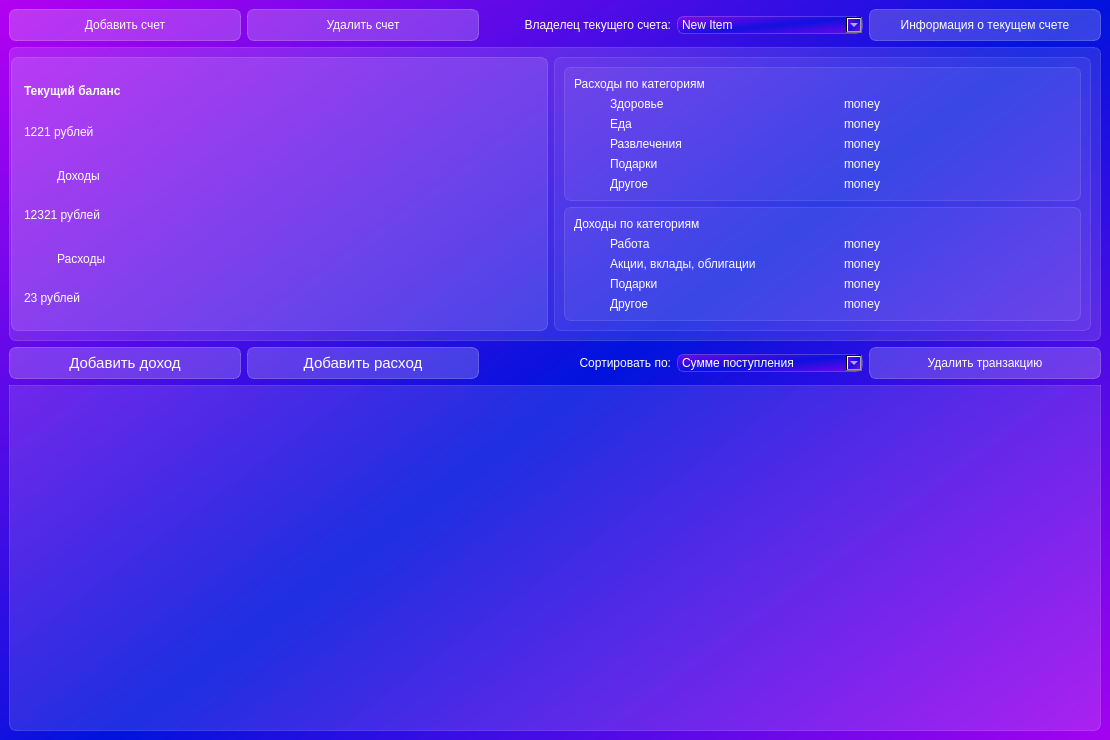
<?xml version="1.0" encoding="UTF-8"?>
<ui version="4.0">
 <class>MainWindow</class>
 <widget class="QMainWindow" name="MainWindow">
  <property name="geometry">
   <rect>
    <x>0</x>
    <y>0</y>
    <width>1110</width>
    <height>740</height>
   </rect>
  </property>
  <property name="windowTitle">
   <string>WalletWise: Family Finance Tracker</string>
  </property>
  <property name="styleSheet">
   <string notr="true">background-color: qlineargradient(spread:reflect, x1:0.549682, y1:0.494, x2:0, y2:0, stop:0 rgba(0, 18, 221, 216), stop:1 rgba(179, 0, 241, 216));
font: 10pt &quot;Bahnschrift SemiLight&quot;;
</string>
  </property>
  <widget class="QWidget" name="centralwidget">
   <layout class="QVBoxLayout" name="verticalLayout_3">
    <item>
     <layout class="QHBoxLayout" name="horizontalLayout_4">
      <item>
       <widget class="QPushButton" name="addBankAccButton">
        <property name="styleSheet">
         <string notr="true">QPushButton {
font: 11pt &quot;MS Shell Dlg 2&quot;;
color: rgb(255, 255, 255);
background-color: rgba(255, 255, 255, 50);
border: 1px solid rgba(255, 255, 255, 60);
border-radius: 7px;
width: 230px;
height: 30px;
}
QPushButton:hover{
background-color: rgba(255, 255, 255, 70);
}

QPushButton:pressed{
background-color: rgba(255, 255, 255, 80);
}</string>
        </property>
        <property name="text">
         <string>Добавить счет</string>
        </property>
       </widget>
      </item>
      <item>
       <widget class="QPushButton" name="delBankAccButton">
        <property name="styleSheet">
         <string notr="true">QPushButton {
font: 11pt &quot;MS Shell Dlg 2&quot;;
color: rgb(255, 255, 255);
background-color: rgba(255, 255, 255, 50);
border: 1px solid rgba(255, 255, 255, 60);
border-radius: 7px;
width: 230px;
height: 30px;
}
QPushButton:hover{
background-color: rgba(255, 255, 255, 70);
}

QPushButton:pressed{
background-color: rgba(255, 255, 255, 80);
}</string>
        </property>
        <property name="text">
         <string>Удалить счет</string>
        </property>
       </widget>
      </item>
      <item>
       <widget class="QLabel" name="label_22">
        <property name="styleSheet">
         <string notr="true">color: rgb(255, 255, 255);
font: 75 14pt &quot;MS Shell Dlg 2&quot;;
background-color: none;
border: none;</string>
        </property>
        <property name="text">
         <string>Владелец текущего счета:</string>
        </property>
        <property name="alignment">
         <set>Qt::AlignRight|Qt::AlignTrailing|Qt::AlignVCenter</set>
        </property>
       </widget>
      </item>
      <item>
       <widget class="QComboBox" name="changePersonComboBox">
        <property name="styleSheet">
         <string notr="true">
QComboBox {
color: rgb(255, 255, 255);
background-color: qlineargradient(spread:reflect, x1:0.549682, y1:0.494, x2:0, y2:0, stop:0 rgba(0, 18, 221, 150), stop:1 rgba(179, 0, 241, 150));;
border: 1px solid rgba(255, 255, 255, 50);
border-radius: 7px;
	font: 14pt &quot;MS Shell Dlg 2&quot;;
}
</string>
        </property>
        <item>
         <property name="text">
          <string>New Item</string>
         </property>
        </item>
       </widget>
      </item>
      <item>
       <widget class="QPushButton" name="infoBankAccButton">
        <property name="styleSheet">
         <string notr="true">QPushButton {
font: 11pt &quot;MS Shell Dlg 2&quot;;
color: rgb(255, 255, 255);
background-color: rgba(255, 255, 255, 50);
border: 1px solid rgba(255, 255, 255, 60);
border-radius: 7px;
width: 230px;
height: 30px;
}
QPushButton:hover{
background-color: rgba(255, 255, 255, 70);
}

QPushButton:pressed{
background-color: rgba(255, 255, 255, 80);
}</string>
        </property>
        <property name="text">
         <string>Информация о текущем счете</string>
        </property>
       </widget>
      </item>
     </layout>
    </item>
    <item>
     <widget class="QFrame" name="balance_category_frame">
      <property name="styleSheet">
       <string notr="true">background-color: rgba(255, 255, 255, 30);
border: 1px solid rgba(255, 255, 255, 40);
border-radius: 7px;
color: rgb(255, 255, 255);
font: 12pt &quot;MS Shell Dlg 2&quot;;</string>
      </property>
      <layout class="QHBoxLayout" name="horizontalLayout_9">
       <property name="leftMargin">
        <number>1</number>
       </property>
       <item>
        <widget class="QFrame" name="Balance_frame">
         <property name="styleSheet">
          <string notr="true">background-color: rgba(255, 255, 255, 30);
border: 1px solid rgba(255, 255, 255, 40);
border-radius: 7px;</string>
         </property>
         <layout class="QVBoxLayout" name="verticalLayout">
          <property name="spacing">
           <number>0</number>
          </property>
          <property name="leftMargin">
           <number>12</number>
          </property>
          <property name="topMargin">
           <number>12</number>
          </property>
          <property name="rightMargin">
           <number>12</number>
          </property>
          <property name="bottomMargin">
           <number>12</number>
          </property>
          <item>
           <widget class="QLabel" name="currentBalance">
            <property name="styleSheet">
             <string notr="true">color: rgb(255, 255, 255);
font: 75 30pt &quot;MS Shell Dlg 2&quot;;
background-color: none;
border: none;
font-weight: bold;
</string>
            </property>
            <property name="text">
             <string>Текущий баланс</string>
            </property>
           </widget>
          </item>
          <item>
           <widget class="QLabel" name="moneyCurrentBalance">
            <property name="styleSheet">
             <string notr="true">color: rgb(255, 255, 255);
font: 75 24pt &quot;MS Shell Dlg 2&quot;;
background-color: none;
border: none;
</string>
            </property>
            <property name="text">
             <string>1221 рублей</string>
            </property>
           </widget>
          </item>
          <item>
           <layout class="QHBoxLayout" name="horizontalLayout">
            <item>
             <widget class="QLabel" name="label_2">
              <property name="maximumSize">
               <size>
                <width>30</width>
                <height>16777215</height>
               </size>
              </property>
              <property name="styleSheet">
               <string notr="true">color: rgb(255, 255, 255);
background-color:none;
border: none;
font-weight: bold;
padding-top: 5px;</string>
              </property>
              <property name="text">
               <string/>
              </property>
              <property name="pixmap">
               <pixmap>:/icon/icons/income.svg</pixmap>
              </property>
             </widget>
            </item>
            <item>
             <widget class="QLabel" name="earn">
              <property name="styleSheet">
               <string notr="true">color: rgb(255, 255, 255);
font: 75 22pt &quot;MS Shell Dlg 2&quot;;
background-color: none;
border: none;
padding-top: 5px;
</string>
              </property>
              <property name="text">
               <string>Доходы</string>
              </property>
             </widget>
            </item>
           </layout>
          </item>
          <item>
           <widget class="QLabel" name="earnBalance">
            <property name="styleSheet">
             <string notr="true">color: rgb(255, 255, 255);
font: 75 18pt &quot;MS Shell Dlg 2&quot;;
background-color: none;
border: none;
</string>
            </property>
            <property name="text">
             <string>12321 рублей</string>
            </property>
           </widget>
          </item>
          <item>
           <layout class="QHBoxLayout" name="horizontalLayout_2">
            <item>
             <widget class="QLabel" name="label_5">
              <property name="maximumSize">
               <size>
                <width>30</width>
                <height>16777215</height>
               </size>
              </property>
              <property name="styleSheet">
               <string notr="true">color: rgb(255, 255, 255);
background-color:none;
border: none;
font-weight: bold;
padding-top: 5px;</string>
              </property>
              <property name="text">
               <string/>
              </property>
              <property name="pixmap">
               <pixmap>:/icon/icons/outcome.svg</pixmap>
              </property>
             </widget>
            </item>
            <item>
             <widget class="QLabel" name="spend">
              <property name="styleSheet">
               <string notr="true">color: rgb(255, 255, 255);
font: 75 22pt &quot;MS Shell Dlg 2&quot;;
background-color: none;
border: none;
padding-top: 5px;
</string>
              </property>
              <property name="text">
               <string>Расходы</string>
              </property>
             </widget>
            </item>
           </layout>
          </item>
          <item>
           <widget class="QLabel" name="spendBalance">
            <property name="styleSheet">
             <string notr="true">color: rgb(255, 255, 255);
font: 75 18pt &quot;MS Shell Dlg 2&quot;;
background-color: none;
border: none;
</string>
            </property>
            <property name="text">
             <string>23 рублей</string>
            </property>
           </widget>
          </item>
         </layout>
        </widget>
       </item>
       <item>
        <widget class="QFrame" name="category_frame">
         <property name="styleSheet">
          <string notr="true">background-color: rgba(255, 255, 255, 15);
border: 1px solid rgba(255, 255, 255, 30);
border-radius: 7px;</string>
         </property>
         <layout class="QVBoxLayout" name="verticalLayout_6">
          <item>
           <widget class="QFrame" name="spend_frame">
            <layout class="QVBoxLayout" name="verticalLayout_5">
             <item>
              <widget class="QLabel" name="label_8">
               <property name="styleSheet">
                <string notr="true">color: rgb(255, 255, 255);
font: 75 18pt &quot;MS Shell Dlg 2&quot;;
background-color: none;
border: none;</string>
               </property>
               <property name="text">
                <string>Расходы по категориям</string>
               </property>
              </widget>
             </item>
             <item>
              <layout class="QHBoxLayout" name="horizontalLayout_8">
               <item>
                <widget class="QLabel" name="label_10">
                 <property name="maximumSize">
                  <size>
                   <width>30</width>
                   <height>16777215</height>
                  </size>
                 </property>
                 <property name="styleSheet">
                  <string notr="true">color: rgb(255, 255, 255);
background-color:none;
border: none;</string>
                 </property>
                 <property name="text">
                  <string/>
                 </property>
                 <property name="pixmap">
                  <pixmap>:/icon/icons/health.svg</pixmap>
                 </property>
                </widget>
               </item>
               <item>
                <widget class="QLabel" name="label_11">
                 <property name="minimumSize">
                  <size>
                   <width>210</width>
                   <height>0</height>
                  </size>
                 </property>
                 <property name="maximumSize">
                  <size>
                   <width>16777215</width>
                   <height>16777215</height>
                  </size>
                 </property>
                 <property name="styleSheet">
                  <string notr="true">color: rgb(255, 255, 255);
background-color:none;
border: none;</string>
                 </property>
                 <property name="text">
                  <string>Здоровье</string>
                 </property>
                </widget>
               </item>
               <item>
                <widget class="QLabel" name="healthMoney">
                 <property name="styleSheet">
                  <string notr="true">color: rgb(255, 255, 255);
background-color:none;
border: none;</string>
                 </property>
                 <property name="text">
                  <string>money</string>
                 </property>
                </widget>
               </item>
              </layout>
             </item>
             <item>
              <layout class="QHBoxLayout" name="horizontalLayout_7">
               <item>
                <widget class="QLabel" name="label_13">
                 <property name="maximumSize">
                  <size>
                   <width>30</width>
                   <height>16777215</height>
                  </size>
                 </property>
                 <property name="styleSheet">
                  <string notr="true">color: rgb(255, 255, 255);
background-color:none;
border: none;</string>
                 </property>
                 <property name="text">
                  <string/>
                 </property>
                 <property name="pixmap">
                  <pixmap>:/icon/icons/food.svg</pixmap>
                 </property>
                </widget>
               </item>
               <item>
                <widget class="QLabel" name="label_15">
                 <property name="minimumSize">
                  <size>
                   <width>210</width>
                   <height>0</height>
                  </size>
                 </property>
                 <property name="maximumSize">
                  <size>
                   <width>16777215</width>
                   <height>16777215</height>
                  </size>
                 </property>
                 <property name="styleSheet">
                  <string notr="true">color: rgb(255, 255, 255);
background-color:none;
border: none;</string>
                 </property>
                 <property name="text">
                  <string>Еда</string>
                 </property>
                </widget>
               </item>
               <item>
                <widget class="QLabel" name="foodMoney">
                 <property name="styleSheet">
                  <string notr="true">color: rgb(255, 255, 255);
background-color:none;
border: none;</string>
                 </property>
                 <property name="text">
                  <string>money</string>
                 </property>
                </widget>
               </item>
              </layout>
             </item>
             <item>
              <layout class="QHBoxLayout" name="horizontalLayout_6">
               <item>
                <widget class="QLabel" name="label_16">
                 <property name="maximumSize">
                  <size>
                   <width>30</width>
                   <height>16777215</height>
                  </size>
                 </property>
                 <property name="styleSheet">
                  <string notr="true">color: rgb(255, 255, 255);
background-color:none;
border: none;</string>
                 </property>
                 <property name="text">
                  <string/>
                 </property>
                 <property name="pixmap">
                  <pixmap>:/icon/icons/enjoy.svg</pixmap>
                 </property>
                </widget>
               </item>
               <item>
                <widget class="QLabel" name="label_18">
                 <property name="minimumSize">
                  <size>
                   <width>210</width>
                   <height>0</height>
                  </size>
                 </property>
                 <property name="maximumSize">
                  <size>
                   <width>16777215</width>
                   <height>16777215</height>
                  </size>
                 </property>
                 <property name="styleSheet">
                  <string notr="true">color: rgb(255, 255, 255);
background-color:none;
border: none;</string>
                 </property>
                 <property name="text">
                  <string>Развлечения</string>
                 </property>
                </widget>
               </item>
               <item>
                <widget class="QLabel" name="funMoney">
                 <property name="styleSheet">
                  <string notr="true">color: rgb(255, 255, 255);
background-color:none;
border: none;</string>
                 </property>
                 <property name="text">
                  <string>money</string>
                 </property>
                </widget>
               </item>
              </layout>
             </item>
             <item>
              <layout class="QHBoxLayout" name="horizontalLayout_3">
               <item>
                <widget class="QLabel" name="label_25">
                 <property name="maximumSize">
                  <size>
                   <width>30</width>
                   <height>16777215</height>
                  </size>
                 </property>
                 <property name="styleSheet">
                  <string notr="true">color: rgb(255, 255, 255);
background-color:none;
border: none;</string>
                 </property>
                 <property name="text">
                  <string/>
                 </property>
                 <property name="pixmap">
                  <pixmap>:/icon/icons/gift.svg</pixmap>
                 </property>
                </widget>
               </item>
               <item>
                <widget class="QLabel" name="label_27">
                 <property name="minimumSize">
                  <size>
                   <width>210</width>
                   <height>0</height>
                  </size>
                 </property>
                 <property name="maximumSize">
                  <size>
                   <width>16777215</width>
                   <height>16777215</height>
                  </size>
                 </property>
                 <property name="styleSheet">
                  <string notr="true">color: rgb(255, 255, 255);
background-color:none;
border: none;</string>
                 </property>
                 <property name="text">
                  <string>Подарки</string>
                 </property>
                </widget>
               </item>
               <item>
                <widget class="QLabel" name="giftSpendMoney">
                 <property name="styleSheet">
                  <string notr="true">color: rgb(255, 255, 255);
background-color:none;
border: none;</string>
                 </property>
                 <property name="text">
                  <string>money</string>
                 </property>
                </widget>
               </item>
              </layout>
             </item>
             <item>
              <layout class="QHBoxLayout" name="horizontalLayout_5">
               <item>
                <widget class="QLabel" name="label_19">
                 <property name="maximumSize">
                  <size>
                   <width>30</width>
                   <height>16777215</height>
                  </size>
                 </property>
                 <property name="styleSheet">
                  <string notr="true">color: rgb(255, 255, 255);
background-color:none;
border: none;</string>
                 </property>
                 <property name="text">
                  <string/>
                 </property>
                 <property name="pixmap">
                  <pixmap>:/icon/icons/other.svg</pixmap>
                 </property>
                </widget>
               </item>
               <item>
                <widget class="QLabel" name="label_21">
                 <property name="minimumSize">
                  <size>
                   <width>210</width>
                   <height>0</height>
                  </size>
                 </property>
                 <property name="maximumSize">
                  <size>
                   <width>16777215</width>
                   <height>16777215</height>
                  </size>
                 </property>
                 <property name="styleSheet">
                  <string notr="true">color: rgb(255, 255, 255);
background-color:none;
border: none;</string>
                 </property>
                 <property name="text">
                  <string>Другое</string>
                 </property>
                </widget>
               </item>
               <item>
                <widget class="QLabel" name="otherSpendMoney">
                 <property name="styleSheet">
                  <string notr="true">color: rgb(255, 255, 255);
background-color:none;
border: none;</string>
                 </property>
                 <property name="text">
                  <string>money</string>
                 </property>
                </widget>
               </item>
              </layout>
             </item>
            </layout>
           </widget>
          </item>
          <item>
           <widget class="QFrame" name="earn_frame">
            <layout class="QVBoxLayout" name="verticalLayout_2">
             <item>
              <widget class="QLabel" name="label_55">
               <property name="styleSheet">
                <string notr="true">color: rgb(255, 255, 255);
font: 75 18pt &quot;MS Shell Dlg 2&quot;;
background-color: none;
border: none;</string>
               </property>
               <property name="text">
                <string>Доходы по категориям</string>
               </property>
              </widget>
             </item>
             <item>
              <layout class="QHBoxLayout" name="horizontalLayout_20">
               <item>
                <widget class="QLabel" name="label_59">
                 <property name="maximumSize">
                  <size>
                   <width>30</width>
                   <height>16777215</height>
                  </size>
                 </property>
                 <property name="styleSheet">
                  <string notr="true">color: rgb(255, 255, 255);
background-color:none;
border: none;</string>
                 </property>
                 <property name="text">
                  <string/>
                 </property>
                 <property name="pixmap">
                  <pixmap>:/icon/icons/work.svg</pixmap>
                 </property>
                </widget>
               </item>
               <item>
                <widget class="QLabel" name="label_60">
                 <property name="minimumSize">
                  <size>
                   <width>210</width>
                   <height>0</height>
                  </size>
                 </property>
                 <property name="maximumSize">
                  <size>
                   <width>16777215</width>
                   <height>16777215</height>
                  </size>
                 </property>
                 <property name="styleSheet">
                  <string notr="true">color: rgb(255, 255, 255);
background-color:none;
border: none;</string>
                 </property>
                 <property name="text">
                  <string>Работа</string>
                 </property>
                </widget>
               </item>
               <item>
                <widget class="QLabel" name="jobMoney">
                 <property name="styleSheet">
                  <string notr="true">color: rgb(255, 255, 255);
background-color:none;
border: none;</string>
                 </property>
                 <property name="text">
                  <string>money</string>
                 </property>
                </widget>
               </item>
              </layout>
             </item>
             <item>
              <layout class="QHBoxLayout" name="horizontalLayout_21">
               <item>
                <widget class="QLabel" name="label_62">
                 <property name="maximumSize">
                  <size>
                   <width>30</width>
                   <height>16777215</height>
                  </size>
                 </property>
                 <property name="styleSheet">
                  <string notr="true">color: rgb(255, 255, 255);
background-color:none;
border: none;</string>
                 </property>
                 <property name="text">
                  <string/>
                 </property>
                 <property name="pixmap">
                  <pixmap>:/icon/icons/bank.svg</pixmap>
                 </property>
                </widget>
               </item>
               <item>
                <widget class="QLabel" name="label_63">
                 <property name="minimumSize">
                  <size>
                   <width>210</width>
                   <height>0</height>
                  </size>
                 </property>
                 <property name="maximumSize">
                  <size>
                   <width>16777215</width>
                   <height>16777215</height>
                  </size>
                 </property>
                 <property name="styleSheet">
                  <string notr="true">color: rgb(255, 255, 255);
background-color:none;
border: none;</string>
                 </property>
                 <property name="text">
                  <string>Акции, вклады, облигации</string>
                 </property>
                </widget>
               </item>
               <item>
                <widget class="QLabel" name="bankMoney">
                 <property name="styleSheet">
                  <string notr="true">color: rgb(255, 255, 255);
background-color:none;
border: none;</string>
                 </property>
                 <property name="text">
                  <string>money</string>
                 </property>
                </widget>
               </item>
              </layout>
             </item>
             <item>
              <layout class="QHBoxLayout" name="horizontalLayout_23">
               <item>
                <widget class="QLabel" name="label_68">
                 <property name="maximumSize">
                  <size>
                   <width>30</width>
                   <height>16777215</height>
                  </size>
                 </property>
                 <property name="styleSheet">
                  <string notr="true">color: rgb(255, 255, 255);
background-color:none;
border: none;</string>
                 </property>
                 <property name="text">
                  <string/>
                 </property>
                 <property name="pixmap">
                  <pixmap>:/icon/icons/gift.svg</pixmap>
                 </property>
                </widget>
               </item>
               <item>
                <widget class="QLabel" name="label_69">
                 <property name="minimumSize">
                  <size>
                   <width>210</width>
                   <height>0</height>
                  </size>
                 </property>
                 <property name="maximumSize">
                  <size>
                   <width>16777215</width>
                   <height>16777215</height>
                  </size>
                 </property>
                 <property name="styleSheet">
                  <string notr="true">color: rgb(255, 255, 255);
background-color:none;
border: none;</string>
                 </property>
                 <property name="text">
                  <string>Подарки</string>
                 </property>
                </widget>
               </item>
               <item>
                <widget class="QLabel" name="giftEarnMoney">
                 <property name="styleSheet">
                  <string notr="true">color: rgb(255, 255, 255);
background-color:none;
border: none;</string>
                 </property>
                 <property name="text">
                  <string>money</string>
                 </property>
                </widget>
               </item>
              </layout>
             </item>
             <item>
              <layout class="QHBoxLayout" name="horizontalLayout_24">
               <item>
                <widget class="QLabel" name="label_56">
                 <property name="maximumSize">
                  <size>
                   <width>30</width>
                   <height>16777215</height>
                  </size>
                 </property>
                 <property name="styleSheet">
                  <string notr="true">color: rgb(255, 255, 255);
background-color:none;
border: none;</string>
                 </property>
                 <property name="text">
                  <string/>
                 </property>
                 <property name="pixmap">
                  <pixmap>:/icon/icons/other.svg</pixmap>
                 </property>
                </widget>
               </item>
               <item>
                <widget class="QLabel" name="label_24">
                 <property name="minimumSize">
                  <size>
                   <width>210</width>
                   <height>0</height>
                  </size>
                 </property>
                 <property name="maximumSize">
                  <size>
                   <width>16777215</width>
                   <height>16777215</height>
                  </size>
                 </property>
                 <property name="styleSheet">
                  <string notr="true">color: rgb(255, 255, 255);
background-color:none;
border: none;</string>
                 </property>
                 <property name="text">
                  <string>Другое</string>
                 </property>
                </widget>
               </item>
               <item>
                <widget class="QLabel" name="otherEarnMoney">
                 <property name="styleSheet">
                  <string notr="true">color: rgb(255, 255, 255);
background-color:none;
border: none;</string>
                 </property>
                 <property name="text">
                  <string>money</string>
                 </property>
                </widget>
               </item>
              </layout>
             </item>
            </layout>
           </widget>
          </item>
         </layout>
        </widget>
       </item>
      </layout>
     </widget>
    </item>
    <item>
     <layout class="QHBoxLayout" name="horizontalLayout_10">
      <item>
       <widget class="QPushButton" name="newTransactionButton">
        <property name="font">
         <font>
          <family>MS Shell Dlg 2</family>
          <pointsize>11</pointsize>
          <weight>50</weight>
          <italic>false</italic>
          <bold>false</bold>
         </font>
        </property>
        <property name="styleSheet">
         <string notr="true">QPushButton {
font: 11pt &quot;MS Shell Dlg 2&quot;;
color: rgb(255, 255, 255);
background-color: rgba(255, 255, 255, 50);
border: 1px solid rgba(255, 255, 255, 60);
border-radius: 7px;
width: 230px;
height: 30px;
}
QPushButton:hover{
background-color: rgba(255, 255, 255, 60);
}

QPushButton:pressed{
background-color: rgba(255, 255, 255, 80);
}</string>
        </property>
        <property name="text">
         <string>Добавить доход</string>
        </property>
        <property name="icon">
         <iconset>
          <normaloff>:/icon/icons/add.svg</normaloff>:/icon/icons/add.svg</iconset>
        </property>
        <property name="iconSize">
         <size>
          <width>20</width>
          <height>20</height>
         </size>
        </property>
       </widget>
      </item>
      <item>
       <widget class="QPushButton" name="newTransactionButton_2">
        <property name="font">
         <font>
          <family>MS Shell Dlg 2</family>
          <pointsize>11</pointsize>
          <weight>50</weight>
          <italic>false</italic>
          <bold>false</bold>
         </font>
        </property>
        <property name="styleSheet">
         <string notr="true">QPushButton {
font: 11pt &quot;MS Shell Dlg 2&quot;;
color: rgb(255, 255, 255);
background-color: rgba(255, 255, 255, 50);
border: 1px solid rgba(255, 255, 255, 60);
border-radius: 7px;
width: 230px;
height: 30px;
}
QPushButton:hover{
background-color: rgba(255, 255, 255, 60);
}

QPushButton:pressed{
background-color: rgba(255, 255, 255, 80);
}</string>
        </property>
        <property name="text">
         <string>Добавить расход</string>
        </property>
        <property name="icon">
         <iconset>
          <normaloff>:/icon/icons/add.svg</normaloff>:/icon/icons/add.svg</iconset>
        </property>
        <property name="iconSize">
         <size>
          <width>20</width>
          <height>20</height>
         </size>
        </property>
       </widget>
      </item>
      <item>
       <widget class="QLabel" name="label_23">
        <property name="styleSheet">
         <string notr="true">color: rgb(255, 255, 255);
font: 75 14pt &quot;MS Shell Dlg 2&quot;;
background-color: none;
border: none;</string>
        </property>
        <property name="text">
         <string>Cортировать по:</string>
        </property>
        <property name="alignment">
         <set>Qt::AlignRight|Qt::AlignTrailing|Qt::AlignVCenter</set>
        </property>
       </widget>
      </item>
      <item>
       <widget class="QComboBox" name="sortComboBox">
        <property name="styleSheet">
         <string notr="true">
QComboBox {
color: rgb(255, 255, 255);
background-color: qlineargradient(spread:reflect, x1:0.549682, y1:0.494, x2:0, y2:0, stop:0 rgba(0, 18, 221, 150), stop:1 rgba(179, 0, 241, 150));;
border: 1px solid rgba(255, 255, 255, 50);
border-radius: 7px;
	font: 14pt &quot;MS Shell Dlg 2&quot;;
}
</string>
        </property>
        <item>
         <property name="text">
          <string>Сумме поступления</string>
         </property>
        </item>
        <item>
         <property name="text">
          <string>Сумме вычета</string>
         </property>
        </item>
        <item>
         <property name="text">
          <string>Категории</string>
         </property>
        </item>
        <item>
         <property name="text">
          <string>Дате (снач. старые)</string>
         </property>
        </item>
        <item>
         <property name="text">
          <string>Дате (снач. новые)</string>
         </property>
        </item>
       </widget>
      </item>
      <item>
       <widget class="QPushButton" name="deleteButton">
        <property name="styleSheet">
         <string notr="true">QPushButton {
font: 11pt &quot;MS Shell Dlg 2&quot;;
color: rgb(255, 255, 255);
background-color: rgba(255, 255, 255, 50);
border: 1px solid rgba(255, 255, 255, 60);
border-radius: 7px;
width: 230px;
height: 30px;
}
QPushButton:hover{
background-color: rgba(255, 255, 255, 60);
}

QPushButton:pressed{
background-color: rgba(255, 255, 255, 80);
}</string>
        </property>
        <property name="text">
         <string>Удалить транзакцию</string>
        </property>
        <property name="icon">
         <iconset>
          <normaloff>:/icon/icons/delete.svg</normaloff>:/icon/icons/delete.svg</iconset>
        </property>
        <property name="iconSize">
         <size>
          <width>20</width>
          <height>20</height>
         </size>
        </property>
       </widget>
      </item>
     </layout>
    </item>
    <item>
     <widget class="QTableWidget" name="tableWidget">
      <property name="styleSheet">
       <string notr="true">QTableWidget {
background-color: rgba(255, 255, 255, 30);
border: 1px solid rgba(255, 255, 255, 40);
border-bottom-left-radius: 7px;
border-bottom-right-radius: 7px;
}

QTableWidget::section{
background-color: rgba(53,53,53);
color: rgb(255, 255, 255);
border: none;
height: 50px;
font: 14pt &quot;MS Shell Dlg 2&quot;;
}

QTableWidget::item{
border-style: none;
border-bottom: rgba(255, 255, 255, 50);
}

QTableWidget::item:selected{
border: none;
color: rgb(255, 255, 255);
background-color: rgba(255, 255, 255, 50);
}

</string>
      </property>
     </widget>
    </item>
   </layout>
  </widget>
 </widget>
 <resources/>
 <connections/>
</ui>
